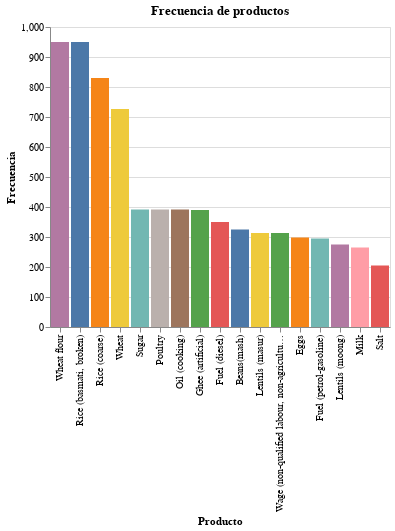

Notebook code cell kept with this figure:
### Code cell
# price, general plot
alt.Chart(source).mark_bar().encode(
    alt.X('Producto',  sort='-y'),
    alt.Y('Frequency', title="Frecuencia"),
    alt.Color('Producto', legend=None),
    tooltip=['Producto', 'Frequency']
).properties(title="Frecuencia de productos")

### Figure 1 — Vega-Lite specification as saved in the notebook (floating-point values rounded to 4 significant figures)
{"$schema": "https://vega.github.io/schema/vega-lite/v4.17.0.json", "config": {"view": {"continuousHeight": 300, "continuousWidth": 400}}, "data": {"name": "data-e5ee967d34215bff95c249126b835c57"}, "datasets": {"data-e5ee967d34215bff95c249126b835c57": [{"Frequency": 950, "Producto": "Wheat flour"}, {"Frequency": 950, "Producto": "Rice (basmati, broken)"}, {"Frequency": 830, "Producto": "Rice (coarse)"}, {"Frequency": 727, "Producto": "Wheat"}, {"Frequency": 392, "Producto": "Sugar"}, {"Frequency": 392, "Producto": "Poultry"}, {"Frequency": 392, "Producto": "Oil (cooking)"}, {"Frequency": 390, "Producto": "Ghee (artificial)"}, {"Frequency": 350, "Producto": "Fuel (diesel)"}, {"Frequency": 325, "Producto": "Beans(mash)"}, {"Frequency": 313, "Producto": "Lentils (masur)"}, {"Frequency": 313, "Producto": "Wage (non-qualified labour, non-agricultural)"}, {"Frequency": 298, "Producto": "Eggs"}, {"Frequency": 295, "Producto": "Fuel (petrol-gasoline)"}, {"Frequency": 275, "Producto": "Lentils (moong)"}, {"Frequency": 265, "Producto": "Milk"}, {"Frequency": 205, "Producto": "Salt"}]}, "encoding": {"color": {"field": "Producto", "legend": null, "type": "nominal"}, "tooltip": [{"field": "Producto", "type": "nominal"}, {"field": "Frequency", "type": "quantitative"}], "x": {"field": "Producto", "sort": "-y", "type": "nominal"}, "y": {"field": "Frequency", "title": "Frecuencia", "type": "quantitative"}}, "mark": "bar", "title": "Frecuencia de productos"}
